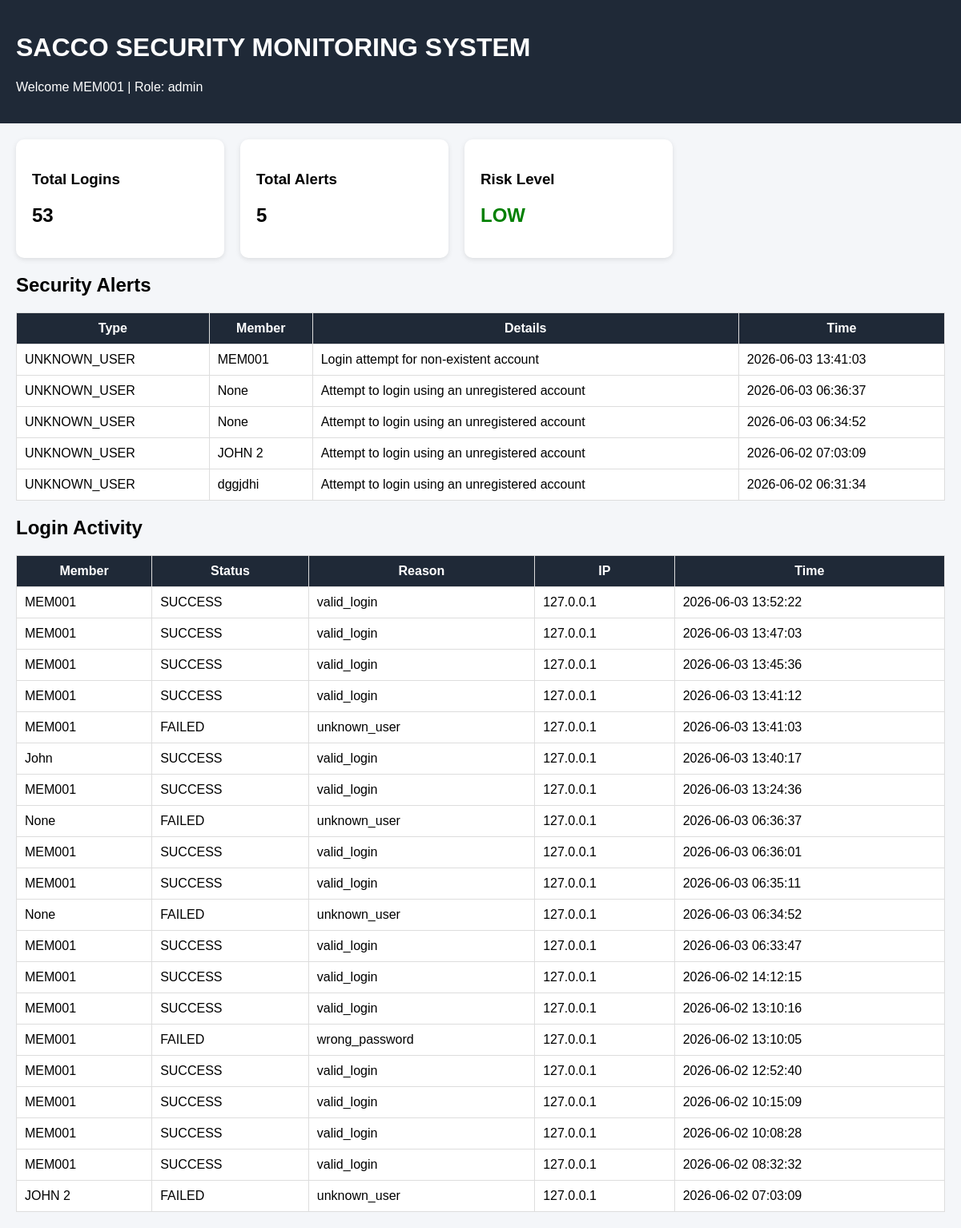
The app's page /dashboard (signed in) with its own data.
### tables this page shows
CREATE TABLE security_alerts (
    id INTEGER PRIMARY KEY AUTOINCREMENT,
    alert_type TEXT,
    member_id TEXT,
    details TEXT,
    timestamp DATETIME DEFAULT CURRENT_TIMESTAMP
);

CREATE TABLE login_logs (
    id INTEGER PRIMARY KEY AUTOINCREMENT,
    member_id TEXT,
    status TEXT,
    reason TEXT,
    ip_address TEXT,
    timestamp DATETIME DEFAULT CURRENT_TIMESTAMP
);

### app.py (the view)
@app.route("/dashboard")
def dashboard():
    if "member_id" not in session:
        return redirect(url_for("login"))
    conn = get_db_connection()
    logs = conn.execute("""
        SELECT * FROM login_logs
        ORDER BY timestamp DESC
        LIMIT 20
    """).fetchall()
    alerts = conn.execute("""
        SELECT * FROM security_alerts
        ORDER BY timestamp DESC
        LIMIT 20
    """).fetchall()
    total_logs = conn.execute("SELECT COUNT(*) AS count FROM login_logs").fetchone()["count"]
    total_alerts = conn.execute("SELECT COUNT(*) AS count FROM security_alerts").fetchone()["count"]
    conn.close()
    return render_template(
        "dashboard.html",
        logs=logs,
        alerts=alerts,
        total_logs=total_logs,
        total_alerts=total_alerts,
        member_id=session["member_id"],
        role=session["role"]
    )

### database.py (called while the page is built)
def get_db_connection():
    conn = sqlite3.connect(DB_NAME)
    conn.row_factory = sqlite3.Row
    return conn

### templates/dashboard.html (shortened to what this page needs)
<!DOCTYPE html>
<html>
<head>
</head>
<body>
<div class="header">
    <h1>SACCO SECURITY MONITORING SYSTEM</h1>
    <p>Welcome {{ member_id }} | Role: {{ role }}</p>
</div>
<div class="container">
    <div class="cards">
        <div class="card">
            <h3>Total Logins</h3>
            <h2>{{ total_logs }}</h2>
        </div>
        <div class="card">
            <h3>Total Alerts</h3>
            <h2>{{ total_alerts }}</h2>
        </div>
        <div class="card">
            <h3>Risk Level</h3>
            <h2 id="riskLevel" class="risk-low">LOW</h2>
        </div>
    </div>
    <h2>Security Alerts</h2>
    <table>
        <tr>
            <th>Type</th>
            <th>Member</th>
            <th>Details</th>
            <th>Time</th>
        </tr>
        {% for a in alerts %}
        <tr>
            <td>{{ a.alert_type }}</td>
            <td>{{ a.member_id }}</td>
            <td>{{ a.details }}</td>
            <td>{{ a.timestamp }}</td>
        </tr>
        {% endfor %}
    </table>
    <h2>Login Activity</h2>
    <table>
        <tr>
            <th>Member</th>
            <th>Status</th>
            <th>Reason</th>
            <th>IP</th>
            <th>Time</th>
        </tr>
        {% for l in logs %}
        <tr>
            <td>{{ l.member_id }}</td>
            <td>{{ l.status }}</td>
            <td>{{ l.reason }}</td>
            <td>{{ l.ip_address }}</td>
            <td>{{ l.timestamp }}</td>
        </tr>
        {% endfor %}
    </table>
</div>
</body>
</html>

### templates/dashboard.html (style rules this page uses)
body { font-family: Arial; margin: 0; background: #f4f6f9; }
.header { background: #1f2937; color: white; padding: 20px; }
.container { padding: 20px; }
.cards { display: flex; gap: 20px; flex-wrap: wrap; }
.card { background: white; padding: 20px; border-radius: 10px; width: 220px; box-shadow: 0 2px 6px rgba(0,0,0,0.1); }
table { width: 100%; border-collapse: collapse; background: white; margin-top: 20px; }
th, td { border: 1px solid #ddd; padding: 10px; }
th { background: #1f2937; color: white; }
.risk-low { color: green; }

### records on screen
security_alerts: alert_type "UNKNOWN_USER", member_id "MEM001", details "Login attempt for non-existent account", timestamp "2026-06-03 13:41:03"
security_alerts: alert_type "UNKNOWN_USER", member_id "None", details "Attempt to login using an unregistered account", timestamp "2026-06-03 06:36:37"
security_alerts: alert_type "UNKNOWN_USER", member_id "None", details "Attempt to login using an unregistered account", timestamp "2026-06-03 06:34:52"
security_alerts: alert_type "UNKNOWN_USER", member_id "JOHN 2", details "Attempt to login using an unregistered account", timestamp "2026-06-02 07:03:09"
security_alerts: alert_type "UNKNOWN_USER", member_id "dggjdhi", details "Attempt to login using an unregistered account", timestamp "2026-06-02 06:31:34"
login_logs: member_id "MEM001", status "SUCCESS", reason "valid_login", ip_address "127.0.0.1", timestamp "2026-06-03 13:52:22"
login_logs: member_id "MEM001", status "SUCCESS", reason "valid_login", ip_address "127.0.0.1", timestamp "2026-06-03 13:47:03"
login_logs: member_id "MEM001", status "SUCCESS", reason "valid_login", ip_address "127.0.0.1", timestamp "2026-06-03 13:45:36"
login_logs: member_id "MEM001", status "SUCCESS", reason "valid_login", ip_address "127.0.0.1", timestamp "2026-06-03 13:41:12"
login_logs: member_id "MEM001", status "FAILED", reason "unknown_user", ip_address "127.0.0.1", timestamp "2026-06-03 13:41:03"
login_logs: member_id "John", status "SUCCESS", reason "valid_login", ip_address "127.0.0.1", timestamp "2026-06-03 13:40:17"
login_logs: member_id "MEM001", status "SUCCESS", reason "valid_login", ip_address "127.0.0.1", timestamp "2026-06-03 13:24:36"
login_logs: member_id "None", status "FAILED", reason "unknown_user", ip_address "127.0.0.1", timestamp "2026-06-03 06:36:37"
login_logs: member_id "MEM001", status "SUCCESS", reason "valid_login", ip_address "127.0.0.1", timestamp "2026-06-03 06:36:01"
login_logs: member_id "MEM001", status "SUCCESS", reason "valid_login", ip_address "127.0.0.1", timestamp "2026-06-03 06:35:11"
login_logs: member_id "None", status "FAILED", reason "unknown_user", ip_address "127.0.0.1", timestamp "2026-06-03 06:34:52"
login_logs: member_id "MEM001", status "SUCCESS", reason "valid_login", ip_address "127.0.0.1", timestamp "2026-06-03 06:33:47"
login_logs: member_id "MEM001", status "SUCCESS", reason "valid_login", ip_address "127.0.0.1", timestamp "2026-06-02 14:12:15"
login_logs: member_id "MEM001", status "SUCCESS", reason "valid_login", ip_address "127.0.0.1", timestamp "2026-06-02 13:10:16"
login_logs: member_id "MEM001", status "FAILED", reason "wrong_password", ip_address "127.0.0.1", timestamp "2026-06-02 13:10:05"
login_logs: member_id "MEM001", status "SUCCESS", reason "valid_login", ip_address "127.0.0.1", timestamp "2026-06-02 12:52:40"
login_logs: member_id "MEM001", status "SUCCESS", reason "valid_login", ip_address "127.0.0.1", timestamp "2026-06-02 10:15:09"
login_logs: member_id "MEM001", status "SUCCESS", reason "valid_login", ip_address "127.0.0.1", timestamp "2026-06-02 10:08:28"
login_logs: member_id "MEM001", status "SUCCESS", reason "valid_login", ip_address "127.0.0.1", timestamp "2026-06-02 08:32:32"
login_logs: member_id "JOHN 2", status "FAILED", reason "unknown_user", ip_address "127.0.0.1", timestamp "2026-06-02 07:03:09"

### other values on screen
{{ member_id }} "MEM001"
{{ role }} "admin"
{{ total_logs }} "53"
{{ total_alerts }} "5"
